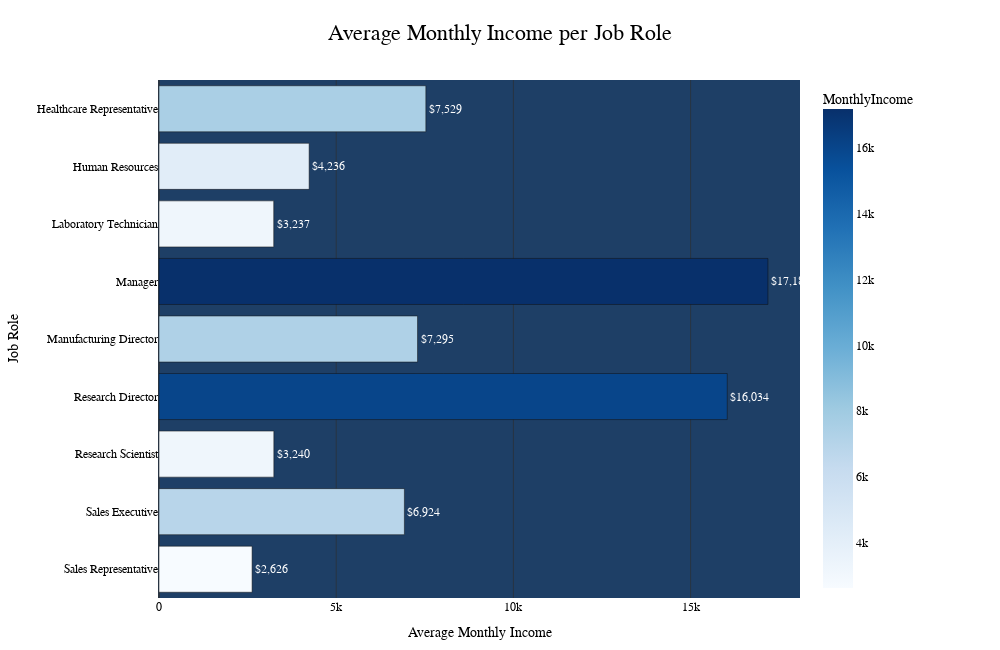

The cell this chart's notebook holds for it:
### Code cell
# What is the average monthly income by job role?


# SQL 
# Connect to SQLite database
conn = sqlite3.connect("employees.db")

query="""
SELECT JobRole, AVG(MonthlyIncome)
FROM employees
GROUP BY JobRole;
"""
empl_AVGD= pd.read_sql_query(query, conn)
print(empl_AVGD)
conn.close()

#Python
Empl_AVGDP = HrData.groupby('JobRole')['MonthlyIncome'].mean().reset_index()
Empl_AVGDP['MonthlyIncome'] = Empl_AVGDP['MonthlyIncome'].round(0)


fig = px.bar(
    Empl_AVGDP,
    x='MonthlyIncome',
    y='JobRole',
    orientation='h',
    color='MonthlyIncome',
    text='MonthlyIncome',
    color_continuous_scale='Blues',
    title='Average Monthly Income per Job Role',
    template='plotly_dark',
    width=1000,
    height=650
)

# Customize layout
fig.update_layout(
    xaxis_title='Average Monthly Income',
    yaxis_title='Job Role',
    yaxis=dict(autorange="reversed"),
    title_font_size=22,
    title_x=0.5,
    font=dict(family="Arial, sans-serif", size=12, color="black"),
    plot_bgcolor='#1E3F66',
    paper_bgcolor='white',
    margin=dict(l=150, r=200, t=80, b=50)  
)


fig.update_traces(
    texttemplate='%{text:$,.0f}',
    textposition='outside',
    textfont=dict(size=12, color='white')
)

fig.show()

### Figure 1 — Plotly figure (JSON) as saved in the notebook; plotly's stock layout.template omitted (floating-point values rounded to 4 significant figures)
{"data": [{"hovertemplate": "MonthlyIncome=%{marker.color}<br>JobRole=%{y}<extra></extra>", "legendgroup": "", "marker": {"color": [7529.0, 4236.0, 3237.0, 17180.0, 7295.0, 16030.0, 3240.0, 6924.0, 2626.0], "coloraxis": "coloraxis", "pattern": {"shape": ""}}, "name": "", "orientation": "h", "showlegend": false, "text": [7529.0, 4236.0, 3237.0, 17180.0, 7295.0, 16030.0, 3240.0, 6924.0, 2626.0], "textfont": {"color": "white", "size": 12}, "textposition": "outside", "texttemplate": "%{text:$,.0f}", "type": "bar", "x": [7529.0, 4236.0, 3237.0, 17180.0, 7295.0, 16030.0, 3240.0, 6924.0, 2626.0], "xaxis": "x", "y": ["Healthcare Representative", "Human Resources", "Laboratory Technician", "Manager", "Manufacturing Director", "Research Director", "Research Scientist", "Sales Executive", "Sales Representative"], "yaxis": "y"}], "layout": {"barmode": "relative", "coloraxis": {"colorbar": {"title": {"text": "MonthlyIncome"}}, "colorscale": [[0, "rgb(247,251,255)"], [0.125, "rgb(222,235,247)"], [0.25, "rgb(198,219,239)"], [0.375, "rgb(158,202,225)"], [0.5, "rgb(107,174,214)"], [0.625, "rgb(66,146,198)"], [0.75, "rgb(33,113,181)"], [0.875, "rgb(8,81,156)"], [1, "rgb(8,48,107)"]]}, "font": {"color": "black", "family": "Arial, sans-serif", "size": 12}, "height": 650, "legend": {"tracegroupgap": 0}, "margin": {"b": 50, "l": 150, "r": 200, "t": 80}, "paper_bgcolor": "white", "plot_bgcolor": "#1E3F66", "title": {"font": {"size": 22}, "text": "Average Monthly Income per Job Role", "x": 0.5}, "width": 1000, "xaxis": {"anchor": "y", "domain": [0, 1], "title": {"text": "Average Monthly Income"}}, "yaxis": {"anchor": "x", "autorange": "reversed", "domain": [0, 1], "title": {"text": "Job Role"}}}}
